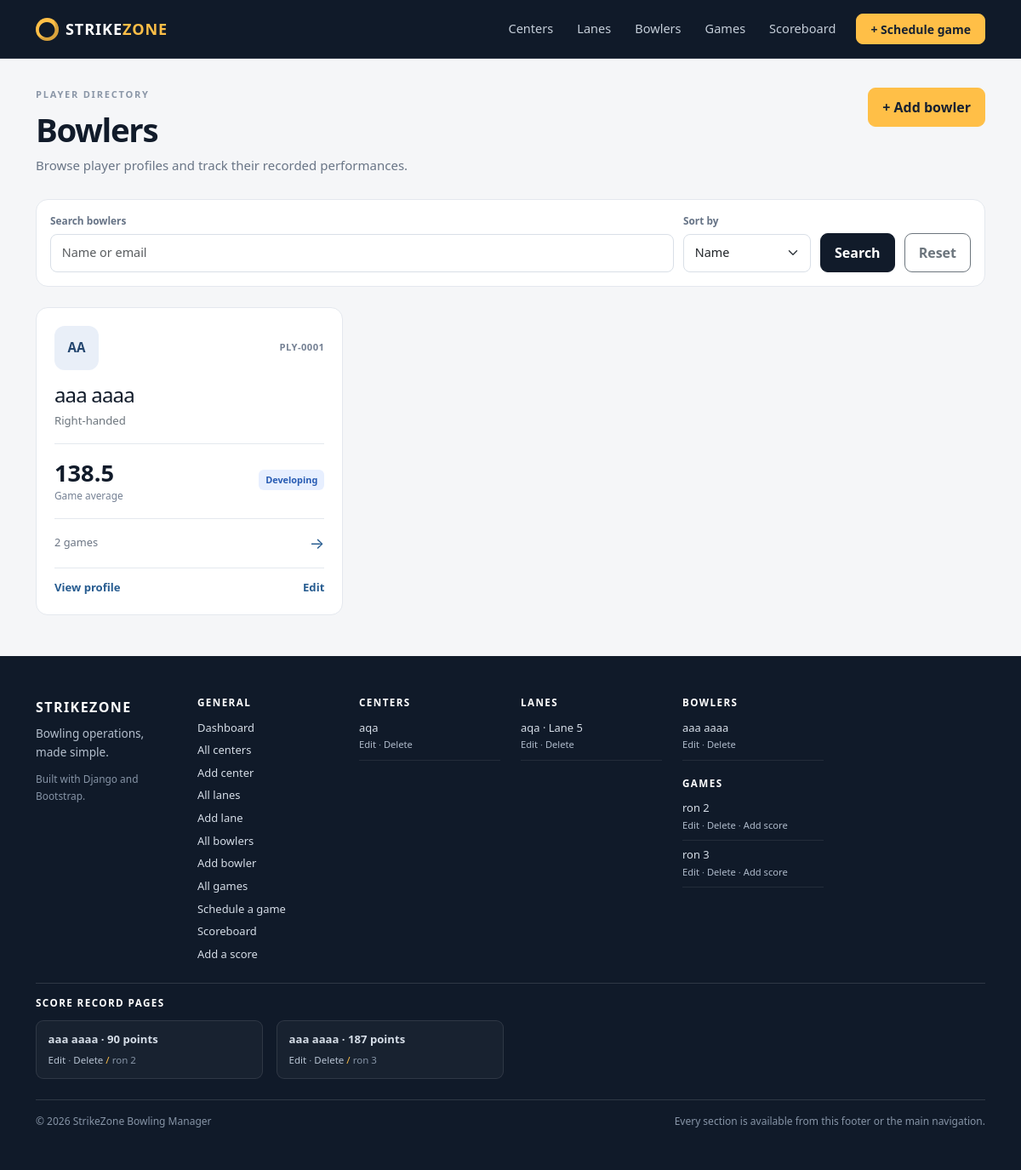
Screenshot of /players/ with the database file from the repository.
### players/models.py (models this page shows, shortened)
class Bowler(models.Model):
    class Hand(models.TextChoices):
        RIGHT = "right", "Right-handed"
        LEFT = "left", "Left-handed"
        BOTH = "both", "Ambidextrous"
    first_name = models.CharField(max_length=60)
    last_name = models.CharField(max_length=60)
    email = models.EmailField(blank=True)
    dominant_hand = models.CharField(max_length=8, choices=Hand.choices, default=Hand.RIGHT)
    joined_on = models.DateField(default=timezone.localdate)
    created_at = models.DateTimeField(auto_now_add=True)
    class Meta:
        ordering = ("last_name", "first_name")
    @property
    def full_name(self) -> str:
        return f"{self.first_name} {self.last_name}".strip()

### centers/models.py (models this page shows, shortened)
class BowlingCenter(models.Model):
    name = models.CharField(max_length=120, verbose_name="Center name")
    address = models.CharField(max_length=180)
    city = models.CharField(max_length=80)
    phone = models.CharField(max_length=30, blank=True)
    email = models.EmailField(blank=True)
    description = models.TextField(max_length=500, blank=True)
    created_at = models.DateTimeField(auto_now_add=True)
    class Meta:
        ordering = ("city", "name")
        verbose_name = "bowling center"
        verbose_name_plural = "bowling centers"

class Lane(models.Model):
    class Surface(models.TextChoices):
        SYNTHETIC = "synthetic", "Synthetic"
        WOOD = "wood", "Wood"
    center = models.ForeignKey(
        BowlingCenter,
        on_delete=models.PROTECT,
        related_name="lanes",
        help_text="Select the bowling center that owns this lane.",
    )
    number = models.PositiveSmallIntegerField(
        validators=[MinValueValidator(1, message="Lane number must be at least 1.")],
        help_text="Lane numbers must be positive and unique within a center.",
    )
    surface = models.CharField(max_length=12, choices=Surface.choices, default=Surface.SYNTHETIC)
    is_available = models.BooleanField(default=True, verbose_name="Available for booking")
    created_at = models.DateTimeField(auto_now_add=True)
    class Meta:
        ordering = ("center__name", "number")
        constraints = [
            models.UniqueConstraint(fields=("center", "number"), name="unique_lane_number_per_center"),
            models.CheckConstraint(condition=Q(number__gte=1), name="lane_number_positive"),
        ]

### games/models.py (models this page shows, shortened)
class BowlingGame(models.Model):
    class Status(models.TextChoices):
        SCHEDULED = "scheduled", "Scheduled"
        IN_PROGRESS = "in_progress", "In progress"
        COMPLETED = "completed", "Completed"
        CANCELLED = "cancelled", "Cancelled"
    title = models.CharField(max_length=120, help_text="Give the match a short, descriptive name.")
    lane = models.ForeignKey("centers.Lane", on_delete=models.PROTECT, related_name="games")
    scheduled_at = models.DateTimeField()
    status = models.CharField(max_length=12, choices=Status.choices, default=Status.SCHEDULED)
    notes = models.TextField(max_length=500, blank=True)
    players = models.ManyToManyField("players.Bowler", through="GameScore", related_name="games", blank=True)
    created_at = models.DateTimeField(auto_now_add=True)
    class Meta:
        ordering = ("-scheduled_at", "title")

class GameScore(models.Model):
    game = models.ForeignKey(BowlingGame, on_delete=models.CASCADE, related_name="scores")
    bowler = models.ForeignKey("players.Bowler", on_delete=models.PROTECT, related_name="scores")
    score = models.PositiveSmallIntegerField(validators=[MinValueValidator(0, message="Score cannot be negative."), MaxValueValidator(300, message="Score cannot exceed 300.")])
    notes = models.CharField(max_length=180, blank=True, help_text="Optional note about the result.")
    created_at = models.DateTimeField(auto_now_add=True)
    class Meta:
        ordering = ("-score", "bowler__last_name", "bowler__first_name")
        constraints = [
            models.UniqueConstraint(fields=("game", "bowler"), name="one_score_per_bowler_per_game"),
            models.CheckConstraint(condition=Q(score__gte=0, score__lte=300), name="game_score_between_0_and_300"),
        ]

### players/views.py (the view)
# urls.py: path("players/", views.BowlerListView.as_view(), name="bowler_list"),
class BowlerListView(ListView):
    model = Bowler
    template_name = "players/bowler_list.html"
    context_object_name = "bowlers"
    paginate_by = 12
    def get_queryset(self):
        queryset = Bowler.objects.annotate(
            game_count=Count("games", distinct=True),
            calculated_average=Avg("scores__score"),
        )
        query = self.request.GET.get("q", "").strip()
        sort = self.request.GET.get("sort", "name")
        if query:
            queryset = queryset.filter(Q(first_name__icontains=query) | Q(last_name__icontains=query) | Q(email__icontains=query))
        if sort == "average":
            return queryset.order_by(F("calculated_average").desc(nulls_last=True), "last_name", "first_name")
        sort_fields = {"name": ("last_name", "first_name"), "joined": ("-joined_on", "last_name")}
        return queryset.order_by(*sort_fields.get(sort, sort_fields["name"]))
    def get_context_data(self, **kwargs):
        context = super().get_context_data(**kwargs)
        context["search_query"] = self.request.GET.get("q", "")
        context["selected_sort"] = self.request.GET.get("sort", "name")
        return context

### games/templatetags/bowling_tags.py (called while the page is built)
@register.filter(name="score_band")
def score_band(value):
    try:
        score = int(value)
    except (TypeError, ValueError):
        return "Unrated"
    if score >= 220: return "Elite"
    if score >= 180: return "Competitive"
    if score >= 120: return "Developing"
    return "Beginner"

@register.filter(name="initials")
def initials(value):
    parts = str(value or "").split()
    return "".join(part[0].upper() for part in parts[:2] if part)

### templates/players/bowler_list.html (shortened to what this page needs)
{% extends 'base.html' %}
{% load bowling_tags %}
{% block content %}<div class="page-heading"><div><div class="eyebrow">PLAYER DIRECTORY</div><h1>Bowlers</h1><p>Browse player profiles and track their recorded performances.</p></div><a class="btn btn-amber align-self-start" href="{% url 'players:bowler_create' %}">+ Add bowler</a></div>
<form method="get" class="filter-panel mb-4"><div class="filter-field flex-grow-1"><label for="q">Search bowlers</label><input id="q" class="form-control" type="search" name="q" value="{{ search_query }}" placeholder="Name or email"></div><div class="filter-field"><label for="sort">Sort by</label><select class="form-select" id="sort" name="sort"><option value="name" {% if selected_sort == 'name' %}selected{% endif %}>Name</option><option value="average" {% if selected_sort == 'average' %}selected{% endif %}>Highest average</option><option value="joined" {% if selected_sort == 'joined' %}selected{% endif %}>Recently joined</option></select></div><button class="btn btn-dark align-self-end">Search</button><a class="btn btn-outline-secondary align-self-end" href="{% url 'players:bowler_list' %}">Reset</a></form>
{% if bowlers %}<div class="row g-3">{% for bowler in bowlers %}<div class="col-md-6 col-xl-4"><article class="data-card player-card h-100"><div class="player-card-head"><span class="avatar-mark avatar-large">{{ bowler.full_name|initials }}</span><span class="muted-code">PLY-{{ bowler.pk|stringformat:'04d' }}</span></div><h2 class="h4"><a class="plain-card-link" href="{% url 'players:bowler_detail' bowler.pk %}">{{ bowler.full_name }}</a></h2><p class="text-secondary small">{{ bowler.get_dominant_hand_display }}{% if bowler.email %} · {{ bowler.email }}{% endif %}</p><div class="score-metric"><div><strong>{% if bowler.calculated_average is not None %}{{ bowler.calculated_average|floatformat:1 }}{% else %}—{% endif %}</strong><span>Game average</span></div>{% if bowler.calculated_average is not None %}<span class="score-band score-band-{{ bowler.calculated_average|score_band|lower }}">{{ bowler.calculated_average|score_band }}</span>{% else %}<span class="score-band score-band-unrated">No scores</span>{% endif %}</div><div class="card-footer-line">{{ bowler.game_count }} game{{ bowler.game_count|pluralize }} <span>→</span></div><div class="card-actions"><a href="{% url 'players:bowler_detail' bowler.pk %}">View profile</a><a href="{% url 'players:bowler_update' bowler.pk %}">Edit</a></div></article></div>{% endfor %}</div>{% include 'partials/_pagination.html' %}{% else %}{% include 'partials/_empty_state.html' with title="No bowlers found" message="Create a bowler profile or change your search terms." action_url="/players/new/" action_label="Add first bowler" %}{% endif %}{% endblock %}

### templates/base.html (shortened to what this page needs)
{% load static %}
<!doctype html>
<html lang="en">
<head>
  <link rel="stylesheet" href="{% static 'vendor/bootstrap/css/bootstrap.min.css' %}">
  <link rel="stylesheet" href="{% static 'css/site.css' %}">
</head>
<body>
  <nav class="navbar navbar-expand-lg navbar-dark site-nav">
    <div class="container">
      <a class="navbar-brand d-flex align-items-center gap-2" href="{% url 'home' %}"><span class="brand-ball">●</span><span>STRIKE<span class="brand-accent">ZONE</span></span></a>
      <div class="collapse navbar-collapse" id="mainNav">
        <ul class="navbar-nav ms-auto align-items-lg-center gap-lg-1">
          <li class="nav-item"><a class="nav-link" href="{% url 'centers:center_list' %}">Centers</a></li>
          <li class="nav-item"><a class="nav-link" href="{% url 'games:lane_list' %}">Lanes</a></li>
          <li class="nav-item"><a class="nav-link" href="{% url 'players:bowler_list' %}">Bowlers</a></li>
          <li class="nav-item"><a class="nav-link" href="{% url 'games:game_list' %}">Games</a></li>
          <li class="nav-item"><a class="nav-link" href="{% url 'games:score_list' %}">Scoreboard</a></li>
          <li class="nav-item ms-lg-2"><a class="btn btn-amber btn-sm px-3" href="{% url 'games:game_create' %}">+ Schedule game</a></li>
        </ul>
      </div>
    </div>
  </nav>
  <main id="main-content" class="container page-shell">
    {% block content %}{% endblock %}
  </main>
  <footer class="site-footer mt-5" aria-label="Site footer navigation">
    <div class="container py-5">
      <div class="row g-4">
        <div class="col-12 col-md-6 col-xl-2">
          <a class="footer-brand d-inline-block mb-2" href="{% url 'home' %}">STRIKEZONE</a>
          <p class="footer-description">Bowling operations, made simple.</p>
          <small class="footer-meta">Built with Django and Bootstrap.</small>
        </div>
        <nav class="col-6 col-md-6 col-xl-2" aria-label="General pages">
          <h2 class="footer-heading">General</h2>
          <ul class="footer-links">
            <li><a href="{% url 'home' %}">Dashboard</a></li>
            <li><a href="{% url 'centers:center_list' %}">All centers</a></li>
            <li><a href="{% url 'centers:center_create' %}">Add center</a></li>
            <li><a href="{% url 'games:lane_list' %}">All lanes</a></li>
            <li><a href="{% url 'games:lane_create' %}">Add lane</a></li>
            <li><a href="{% url 'players:bowler_list' %}">All bowlers</a></li>
            <li><a href="{% url 'players:bowler_create' %}">Add bowler</a></li>
            <li><a href="{% url 'games:game_list' %}">All games</a></li>
            <li><a href="{% url 'games:game_create' %}">Schedule a game</a></li>
            <li><a href="{% url 'games:score_list' %}">Scoreboard</a></li>
            <li><a href="{% url 'games:score_create' %}">Add a score</a></li>
          </ul>
        </nav>
        <nav class="col-6 col-md-6 col-xl-2" aria-label="Bowling center pages">
          <h2 class="footer-heading">Centers</h2>
          <ul class="footer-links">
            {% for center in footer_centers %}
              <li class="footer-record">
                <a href="{% url 'centers:center_detail' center.pk %}">{{ center.name }}</a>
                <span class="footer-record-actions"><a href="{% url 'centers:center_update' center.pk %}">Edit</a> · <a href="{% url 'centers:center_delete' center.pk %}">Delete</a></span>
              </li>
            {% empty %}
              <li class="footer-muted">No centers created yet.</li>
            {% endfor %}
          </ul>
        </nav>
        <nav class="col-6 col-md-6 col-xl-2" aria-label="Bowling lane pages">
          <h2 class="footer-heading">Lanes</h2>
          <ul class="footer-links">
            {% for lane in footer_lanes %}
              <li class="footer-record">
                <a href="{% url 'games:lane_detail' lane.pk %}">{{ lane.center.name }} · Lane {{ lane.number }}</a>
                <span class="footer-record-actions"><a href="{% url 'games:lane_update' lane.pk %}">Edit</a> · <a href="{% url 'games:lane_delete' lane.pk %}">Delete</a></span>
              </li>
            {% empty %}
              <li class="footer-muted">No lanes created yet.</li>
            {% endfor %}
          </ul>
        </nav>
        <nav class="col-6 col-md-6 col-xl-2" aria-label="Bowler and game pages">
          <h2 class="footer-heading">Bowlers</h2>
          <ul class="footer-links">
            {% for bowler in footer_bowlers %}
              <li class="footer-record">
                <a href="{% url 'players:bowler_detail' bowler.pk %}">{{ bowler.first_name }} {{ bowler.last_name }}</a>
                <span class="footer-record-actions"><a href="{% url 'players:bowler_update' bowler.pk %}">Edit</a> · <a href="{% url 'players:bowler_delete' bowler.pk %}">Delete</a></span>
              </li>
            {% empty %}
              <li class="footer-muted">No bowlers created yet.</li>
            {% endfor %}
          </ul>
          <h2 class="footer-heading footer-heading-spaced">Games</h2>
          <ul class="footer-links">
            {% for game in footer_games %}
              <li class="footer-record">
                <a href="{% url 'games:game_detail' game.pk %}">{{ game.title }}</a>
                <span class="footer-record-actions"><a href="{% url 'games:game_update' game.pk %}">Edit</a> · <a href="{% url 'games:game_delete' game.pk %}">Delete</a> · <a href="{% url 'games:score_create_for_game' game.pk %}">Add score</a></span>
              </li>
            {% empty %}
              <li class="footer-muted">No games scheduled yet.</li>
            {% endfor %}
          </ul>
        </nav>
      </div>
      <div class="footer-score-links mt-4 pt-3">
        <h2 class="footer-heading">Score record pages</h2>
        <div class="row g-3">
          {% for score in footer_scores %}
            <div class="col-12 col-sm-6 col-lg-4 col-xl-3">
              <div class="footer-score-item">
                <a href="{% url 'games:score_update' score.pk %}">{{ score.bowler.first_name }} {{ score.bowler.last_name }} · {{ score.score }} points</a>
                <span><a href="{% url 'games:score_update' score.pk %}">Edit</a> · <a href="{% url 'games:score_delete' score.pk %}">Delete</a> <span class="footer-separator">/</span> {{ score.game.title }}</span>
              </div>
            </div>
          {% empty %}
            <div class="col-12"><p class="footer-muted mb-0">Score edit and delete links will appear here when score records exist.</p></div>
          {% endfor %}
        </div>
      </div>
      <div class="footer-bottom mt-4 pt-3 d-flex flex-column flex-md-row justify-content-between gap-2">
        <span>© {% now "Y" %} StrikeZone Bowling Manager</span>
        <span>Every section is available from this footer or the main navigation.</span>
      </div>
    </div>
  </footer>
</body>
</html>

### rows the page displays
Bowler: full_name|initials "AA", pk "0001", full_name "aaa aaaa", dominant_hand "Right-handed", calculated_average "138.5", calculated_average|score_band "Developing", game_count "2", first_name "aaa", last_name "aaaa"
BowlingCenter: name "aqa"
Lane: center.name "aqa", number "5"
BowlingGame: title "ron 2"
BowlingGame: title "ron 3"
GameScore: bowler.first_name "aaa", bowler.last_name "aaaa", score "90", game "ron 2"
GameScore: bowler.first_name "aaa", bowler.last_name "aaaa", score "187", game "ron 3"
